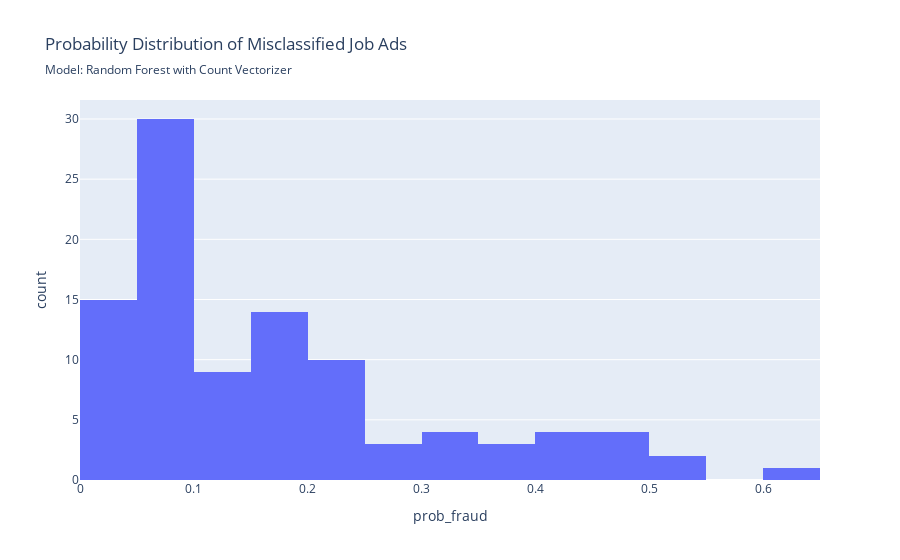

Source (notebook cell):
### Code cell
scores_best_random_cv, res_best_random_cv = evaluate_model(
    grid_forest, X_test, y_test, 
    fig_subtitle= 'Random Forest with Count Vectorizer', 
    short_name='random_cv_best', 
    save_figs=True,
    return_misclassified = False,
    return_all_results = True
)

### Figure 1 — Plotly figure (JSON) as saved in the notebook; plotly's stock layout.template omitted (floating-point values rounded to 4 significant figures)
{"data": [{"bingroup": "x", "hovertemplate": "prob_fraud=%{x}<br>count=%{y}<extra></extra>", "legendgroup": "", "marker": {"color": "#636efa", "pattern": {"shape": ""}}, "name": "", "orientation": "v", "showlegend": false, "type": "histogram", "x": [0.4444, 0.07885, 0.105, 0.3821, 0.1839, 0.1163, 0.09013, 0.08625, 0.472, 0.1734, 0.1634, 0.1065, 0.04394, 0.1002, 0.07149, 0.1838, 0.1163, 0.1604, 0.08477, 0.2185, 0.08937, 0.004099, 0.199, 0.1158, 0.004099, 0.004099, 0.4, 0.472, 0.08949, 0.2491, 0.004099, 0.1568, 0.01405, 0.09017, 0.08996, 0.08477, 0.08477, 0.2886, 0.2185, 0.07149, 0.4137, 0.2132, 0.004099, 0.3692, 0.08374, 0.4722, 0.1831, 0.2431, 0.1933, 0.07885, 0.08923, 0.0813, 0.1634, 0.101, 0.2135, 0.3249, 0.1158, 0.004099, 0.1701, 0.3821, 0.4505, 0.5143, 0.3002, 0.07885, 0.2301, 0.3497, 0.1164, 0.3257, 0.07149, 0.6376, 0.08068, 0.004099, 0.1734, 0.04126, 0.07149, 0.07486, 0.07332, 0.004099, 0.004099, 0.4444, 0.0813, 0.2767, 0.07885, 0.2244, 0.2851, 0.5369, 0.08477, 0.2431, 0.004099, 0.04857, 0.004099, 0.0813, 0.09504, 0.2237, 0.08068, 0.07648, 0.1903, 0.08944, 0.1635], "xaxis": "x", "yaxis": "y"}], "layout": {"barmode": "relative", "legend": {"tracegroupgap": 0}, "title": {"subtitle": {"text": "Model: Random Forest with Count Vectorizer"}, "text": "Probability Distribution of Misclassified Job Ads"}, "xaxis": {"anchor": "y", "domain": [0, 1], "title": {"text": "prob_fraud"}}, "yaxis": {"anchor": "x", "domain": [0, 1], "title": {"text": "count"}}}}
